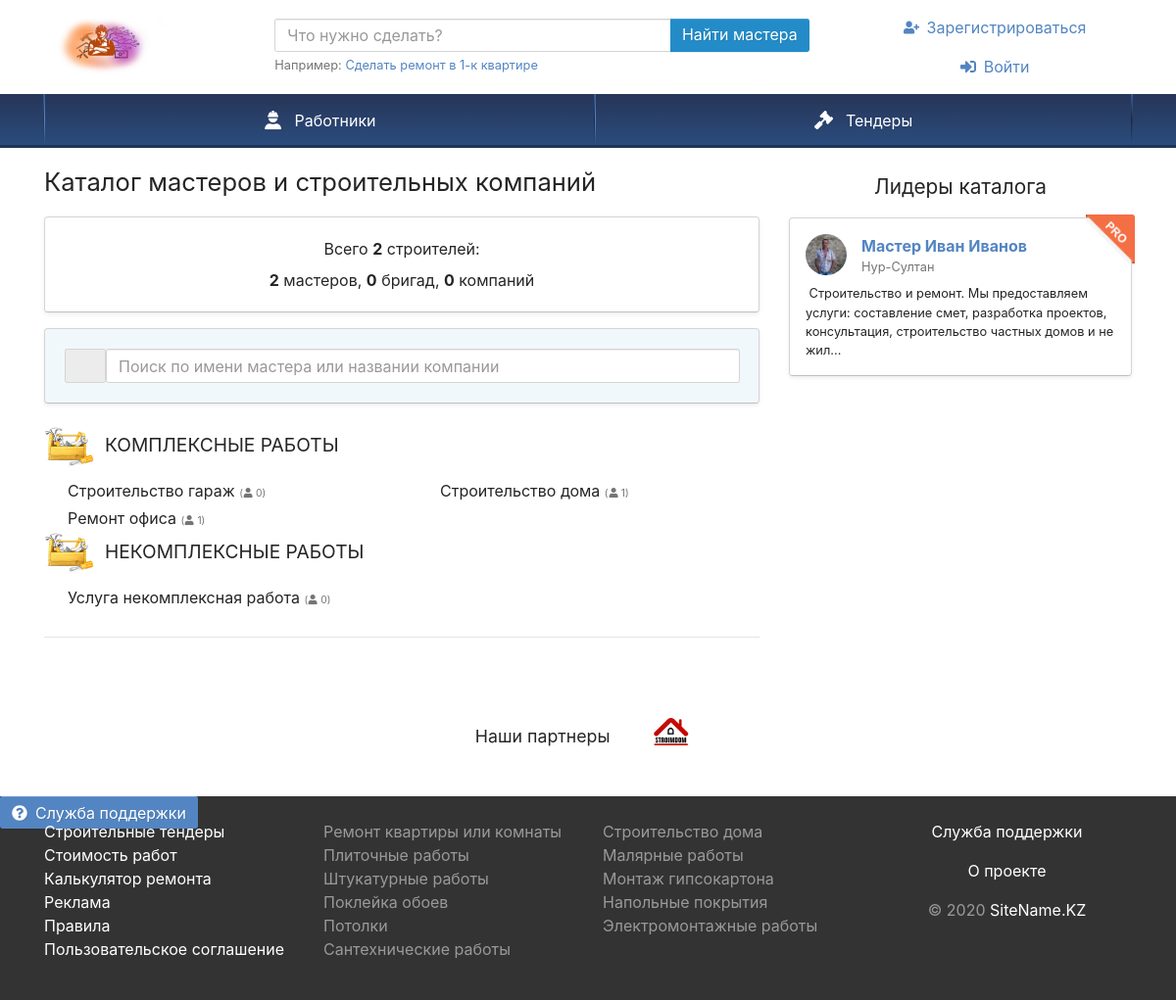
The page /catalog.php on the database as committed earlier.
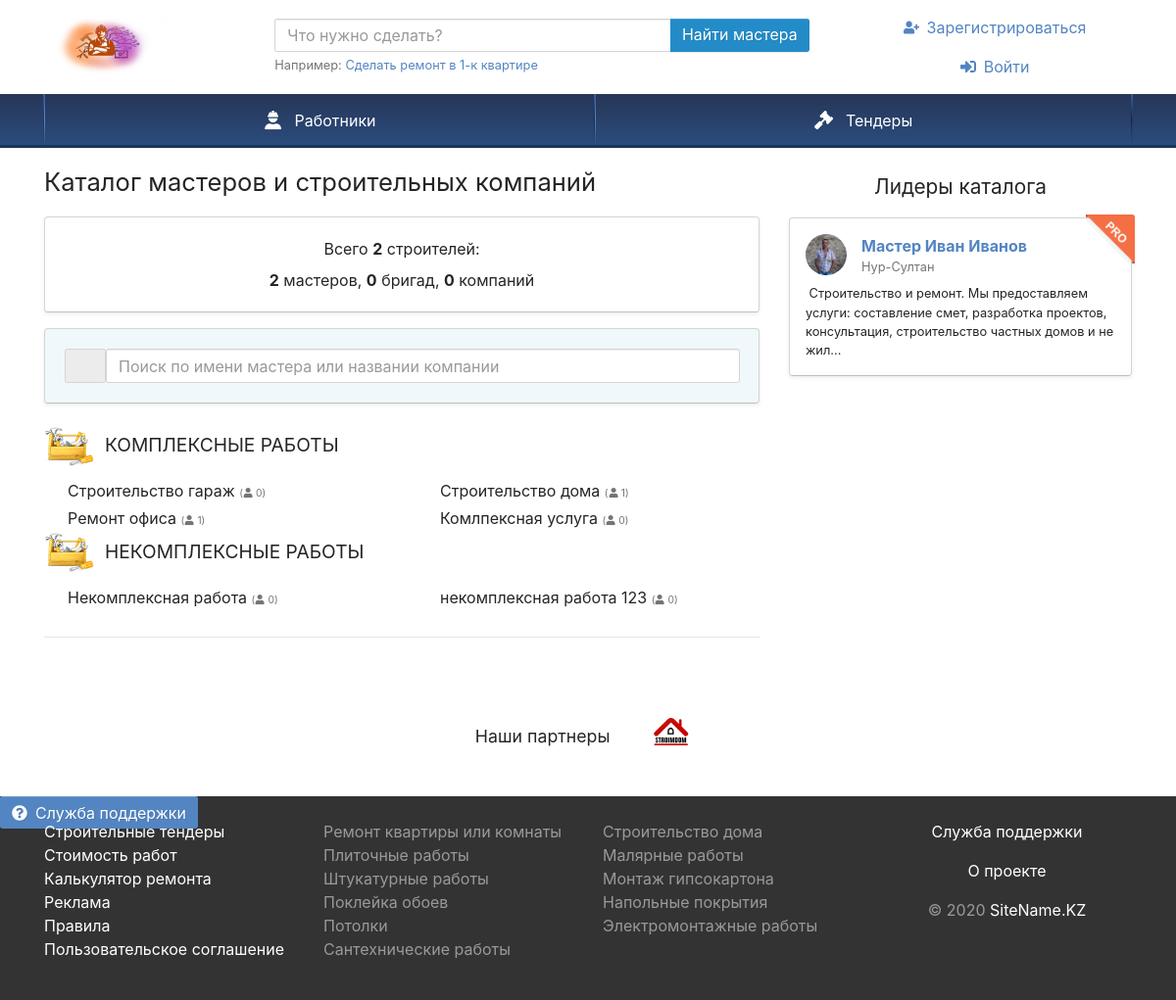
The same page on the database as committed later.
### tables this page shows
CREATE TABLE `speciality` (
  `ID` int(11) NOT NULL,
  `NAME_SPEC` varchar(255) NOT NULL
);

CREATE TABLE `services` (
  `ID` int(11) NOT NULL,
  `NAME_SERV` varchar(255) NOT NULL,
  `SPECID` int(11) NOT NULL,
  `FILE_PATH` varchar(200) NOT NULL
);

### catalog.php (the view, shortened to what the changed rows need)
<?php  require_once 'Theme/blocks/header.php'; ?>
    <div class="container pt-3 mb-5">
            <div class="row">
        <div class="col">
            <h1 class="mb-3 text-center text-md-left">Каталог мастеров и строительных компаний</h1>
            <div class="my-4">
            <?php  require_once 'conn.php';
               $query ="SELECT * FROM `speciality`";
               $result = mysqli_query($link, $query) or die("Ошибка " . mysqli_error($link));
               $rows = mysqli_fetch_all($result, MYSQLI_ASSOC);
                foreach ($rows as $row) {
                       $v = $row['ID'];
               ?>
                        <div class="row align-items-center mb-2 p-1 text-center text-sm-left">
                            <div class="col-12 col-sm-auto pr-sm-0 mb-3 mb-sm-0">
                                <img src="Theme/images/1.png" class="mt-sm-n2 ml-sm-n2 mr-sm-n1" width="55" height="44">
                            </div>
                            <div class="col">
                                <h4><span class="text-uppercase"><?php echo $row['NAME_SPEC']; ?></span></h4>
                            </div>
                        </div>
                            <ul id="w1" class="row nav">
                                <?php
              $query2 = "SELECT * FROM `services` WHERE SPECID = $v";
              $result2 = mysqli_query($link, $query2) or die("Ошибка " . mysqli_error($link));
              $rows2 = mysqli_fetch_all($result2, MYSQLI_ASSOC);
              foreach($rows2 as $roww) {
                $vr = $roww['ID'];
                $query3 =" SELECT count(*) FROM users u, users_speciality us where u.id = us.user_id and u.type = 2 and us.user_speciality = $vr";
                $result3 = mysqli_query($link, $query3) or die("Ошибка " . mysqli_error($link));
                $rowss = mysqli_fetch_all($result3, MYSQLI_ASSOC);
              ?>
                                <li class="col-md-6 mb-1 text-truncate">
                                    <a class="text-body" href="employeeByCategory.php?sid=<?php echo $roww['ID']; ?>">
                                        <svg class="text-primary mr-2 i id-angle-double-right">
                                            <use xlink:href="#d-angle-double-right"></use>
                                        </svg><?php echo $roww['NAME_SERV']; ?>
                                        <small class="text-muted small"><small>(<svg class="i is-user"><use xlink:href="#s-user"></use></svg> <?php echo $rowss[0]['count(*)'];  ?>)</small></small></a>
                                </li>
      <?php }   ?>
                            </ul>
                            <?php
      } ?>
            </div>
            </div>
    </div>
    </div>
   <?php require_once 'Theme/blocks/footer.php'; ?>

Rows that differ between the two databases and show on the page:
removed services: NAME_SERV "Услуга некомплексная работа", count "0", shown under speciality "НЕКОМПЛЕКСНЫЕ РАБОТЫ"
added services: NAME_SERV "Комлпексная услуга", count "0", shown under speciality "КОМПЛЕКСНЫЕ РАБОТЫ"
added services: NAME_SERV "Некомплексная работа", count "0", shown under speciality "НЕКОМПЛЕКСНЫЕ РАБОТЫ"
added services: NAME_SERV "некомплексная работа 123", count "0", shown under speciality "НЕКОМПЛЕКСНЫЕ РАБОТЫ"
